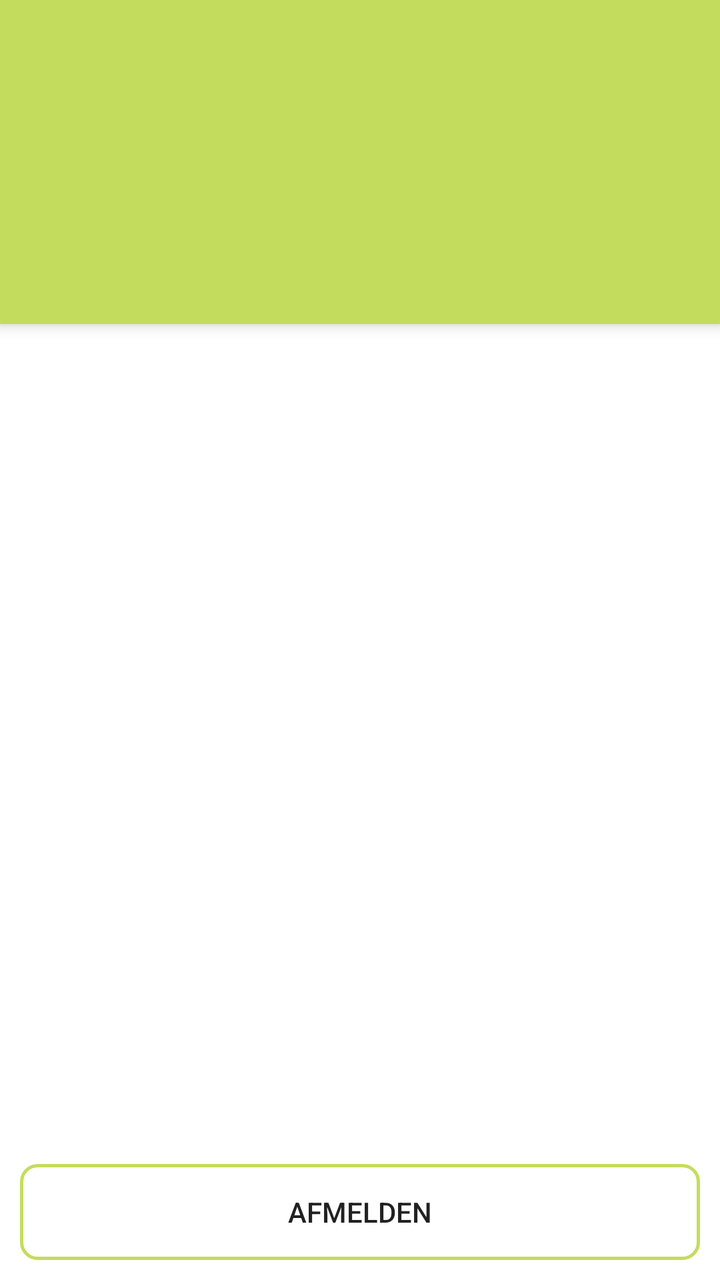
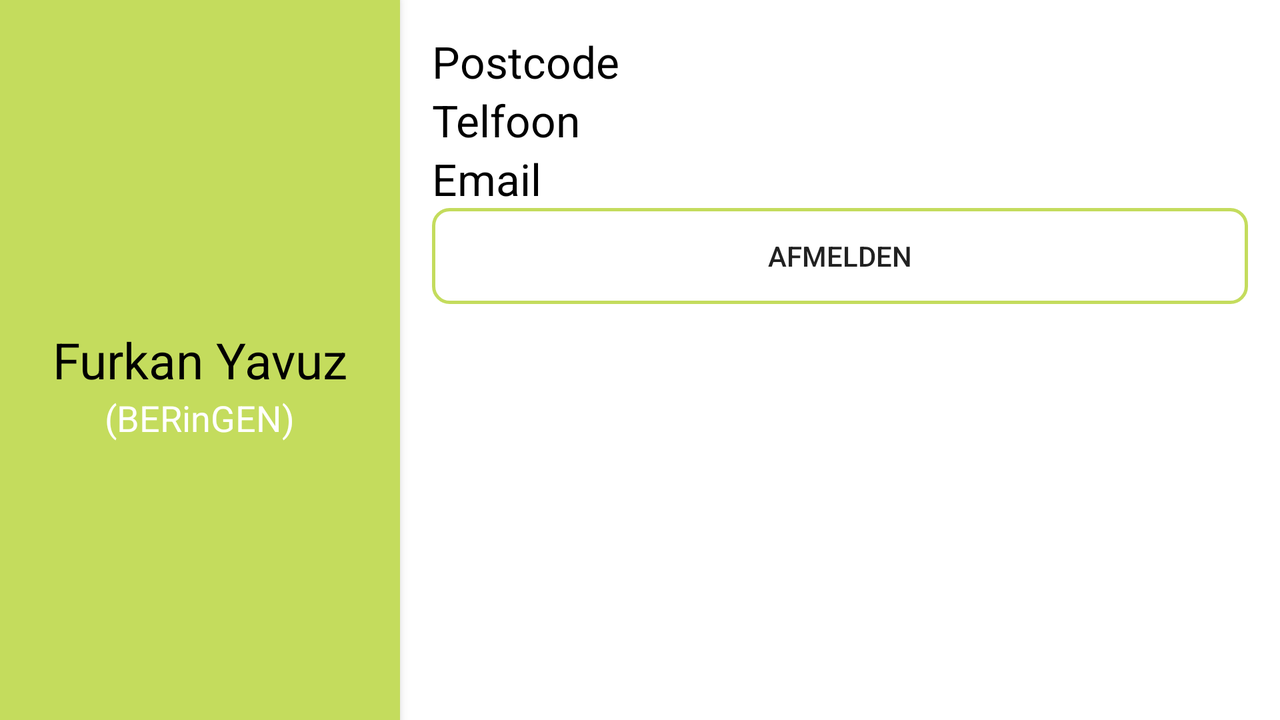

One screen, two layout resources from the same app: the default and the repository's alternative for another configuration. Each is rendered where Android would select it; the XML of both is given below.
<!-- AndroidManifest.xml: application theme AppTheme -->
<!-- res/layout/fragment_profile_detail.xml -->
<?xml version="1.0" encoding="utf-8"?>
<FrameLayout xmlns:android="http://schemas.android.com/apk/res/android"
    xmlns:tools="http://schemas.android.com/tools"
    android:layout_width="match_parent"
    android:layout_height="match_parent"
    android:background="@color/white"
    tools:context=".ViewFragments.ProfileDetailFragment">

    <ScrollView
        android:layout_width="match_parent"
        android:layout_height="wrap_content">

        <RelativeLayout
            android:id="@+id/layout"
            android:layout_width="match_parent"
            android:layout_height="match_parent">

            <RelativeLayout
                android:id="@+id/profile_layout"
                android:layout_width="match_parent"
                android:layout_height="wrap_content"
                android:background="@color/colorGreen"
                android:elevation="4dp"
                android:paddingBottom="24dp">

                <TextView
                    android:id="@+id/tv_name_profile"
                    style="@style/DetailTitleStyle"
                    android:layout_width="wrap_content"
                    android:layout_height="wrap_content"
                    android:layout_centerHorizontal="true"
                    android:layout_marginTop="70dp"
                    />

                <TextView
                    android:id="@+id/tv_signupdate_profile"
                    android:layout_width="wrap_content"
                    android:layout_height="wrap_content"
                    android:layout_below="@+id/tv_name_profile"
                    android:layout_centerHorizontal="true"
                    android:layout_marginTop="10dp"
                    android:textColor="#fff"
                    android:textSize="18sp" />
            </RelativeLayout>

            <LinearLayout
                android:layout_width="match_parent"
                android:layout_height="match_parent"
                android:layout_below="@id/profile_layout"
                android:orientation="vertical"
                android:padding="@dimen/fab_margin">

                <TextView
                    android:id="@+id/tv_zipcode_profile"
                    style="@style/DetailInfoStyle"
                    android:layout_width="wrap_content"
                    android:layout_height="wrap_content"
                    />

                <TextView

                    android:id="@+id/tv_phone_profile"
                    style="@style/DetailInfoStyle"
                    android:layout_width="wrap_content"
                    android:layout_height="wrap_content"
                    />

                <TextView
                    android:id="@+id/tv_email_profile"
                    style="@style/DetailInfoStyle"
                    android:layout_width="wrap_content"
                    android:layout_height="wrap_content"
                    />

            </LinearLayout>
        </RelativeLayout>
    </ScrollView>
    <Button
        android:id="@+id/btn_logout"
        android:layout_width="match_parent"
        android:layout_height="wrap_content"
        android:layout_margin="10dp"
        android:layout_gravity="bottom"
        android:background="@drawable/btn_design"
        android:text="Afmelden" />
</FrameLayout>
<!-- resources referenced by this layout -->
<resources>
  <color name="colorGreen">#C4DC5D</color>
  <color name="white">#FFFFFF</color>
  <dimen name="fab_margin">16dp</dimen>
  <!-- drawable btn_design (drawable) -->
  <?xml version="1.0" encoding="utf-8"?>
  <shape xmlns:android="http://schemas.android.com/apk/res/android" android:shape="rectangle">
          <solid android:color="@android:color/transparent"/>
          <corners android:radius="8dp"/>
      <stroke android:width="5px" android:color="@color/colorGreen"/>
  </shape>
  <style name="DetailInfoStyle">
          <item name="android:textSize">22sp</item>
          <item name="android:textColor">@color/black</item>
      </style>
  <style name="DetailTitleStyle">
          <item name="android:textSize">25sp</item>
          <item name="android:textColor">@color/black</item>
      </style>
  <style name="AppTheme" parent="Theme.AppCompat.Light.NoActionBar">
          
          <item name="colorPrimary">@color/colorGreen</item>
          <item name="colorPrimaryDark">@color/colorDarkGreen</item>
          <item name="colorAccent">@color/colorBlueGray</item>
      </style>
  <color name="black">#000000</color>
  <color name="colorDarkGreen">#A3C70B</color>
  <color name="colorBlueGray">#799499</color>
</resources>
<!-- res/layout-land/fragment_profile_detail.xml (the repository's variant of the layout above) -->
<!-- drawn on the phone turned sideways -->
<?xml version="1.0" encoding="utf-8"?>
<FrameLayout xmlns:android="http://schemas.android.com/apk/res/android"
    xmlns:tools="http://schemas.android.com/tools"
    android:layout_width="match_parent"
    android:layout_height="match_parent"
    android:background="@color/white"
    tools:context=".ViewFragments.ProfileDetailFragment">

    <LinearLayout
        android:layout_width="match_parent"
        android:layout_height="match_parent"
        android:orientation="horizontal">

        <RelativeLayout
            android:id="@+id/profile_layout"
            android:layout_width="200dp"
            android:layout_height="match_parent"
            android:background="@color/colorGreen"
            android:elevation="4dp"
            >

            <TextView
                android:id="@+id/tv_name_profile"
                style="@style/DetailTitleStyle"
                android:layout_width="wrap_content"
                android:layout_height="wrap_content"
                android:layout_centerHorizontal="true"
                android:layout_centerVertical="true"
                android:text="Furkan Yavuz" />

            <TextView
                android:id="@+id/tv_signupdate_profile"
                android:layout_width="wrap_content"
                android:layout_height="wrap_content"
                android:layout_below="@+id/tv_name_profile"
                android:layout_centerHorizontal="true"
                android:text="(BERinGEN)"
                android:textColor="#fff"
                android:textSize="18sp" />
        </RelativeLayout>

        <LinearLayout
            android:layout_width="match_parent"
            android:layout_height="match_parent"
            android:layout_below="@id/profile_layout"
            android:orientation="vertical"
            android:padding="@dimen/fab_margin">

            <TextView
                android:id="@+id/tv_zipcode_profile"
                style="@style/DetailInfoStyle"
                android:layout_width="wrap_content"
                android:layout_height="wrap_content"
                android:text="Postcode"
                />

            <TextView

                android:id="@+id/tv_phone_profile"
                style="@style/DetailInfoStyle"
                android:layout_width="wrap_content"
                android:layout_height="wrap_content"
                android:text="Telfoon" />

            <TextView
                android:id="@+id/tv_email_profile"
                style="@style/DetailInfoStyle"
                android:layout_width="wrap_content"
                android:layout_height="wrap_content"
                android:text="Email" />

            <Button
                android:id="@+id/btn_logout"
                android:layout_width="match_parent"
                android:layout_height="wrap_content"
                android:layout_gravity="bottom"
                android:background="@drawable/btn_design"
                android:text="Afmelden" />
        </LinearLayout>
    </LinearLayout>
</FrameLayout>
